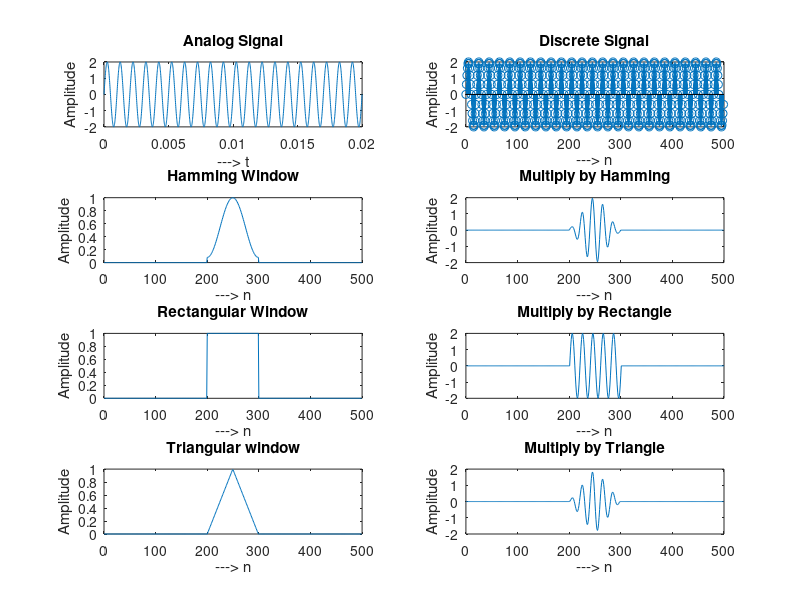

The MATLAB source for this figure:
% Analog signal
a = 2;
f = 1000;
t = 0:0.00001:0.02;
y = a * sin(2 * pi * f * t);
hold on
subplot(4, 2, 1);
plot(t, y);
xlabel("---> t");
ylabel("Amplitude");
title("Analog Signal");

% Discrete signal
N = 500;
n = 0:N-1;
fs = 20 * f;
y = a * sin(2 * pi * (f/fs) * n);
subplot(4, 2, 2);
stem(n, y);
xlabel("---> n");
ylabel("Amplitude");
title("Discrete Signal");

% Hamming window
N_temp = 100;
n_temp = 0:N_temp-1;
hw = 0.54 - 0.46 * cos((2 * pi * n_temp)/(N_temp-1));
hw_padding = [zeros(1, 200), hw, zeros(1, 200)];
subplot(4, 2, 3);
plot(n, hw_padding);
xlabel("---> n");
ylabel("Amplitude");
title("Hamming Window");

% Multiply by Hamming
yhw = hw_padding .* y;
subplot(4, 2, 4);
plot(n, yhw);
xlabel("---> n");
ylabel("Amplitude");
title("Multiply by Hamming");

% Rectangular Window
rw = [zeros(1, 200), ones(1, 100), zeros(1, 200)];
subplot(4, 2, 5);
plot(n, rw);
xlabel("---> n");
ylabel("Amplitude");
title("Rectangular Window");

% Multiply by Rectangle
yrw = rw .* y;
subplot(4, 2, 6);
plot(yrw);
xlabel("---> n");
ylabel("Amplitude");
title("Multiply by Rectangle");

% Triangular window
N_temp = 100;
n_temp = 0:N_temp-1;
tw = 1 - (abs(2 * n_temp - N_temp + 1)/(N_temp - 1));
tw_padding = [zeros(1, 200), tw, zeros(1, 200)];
subplot(4, 2, 7);
plot(n, tw_padding);
xlabel("---> n");
ylabel("Amplitude");
title("Triangular window");

% Multiply by Triangle
ytw = tw_padding .* y;
subplot(4, 2, 8);
plot(n, ytw);
xlabel("---> n");
ylabel("Amplitude");
title("Multiply by Triangle");